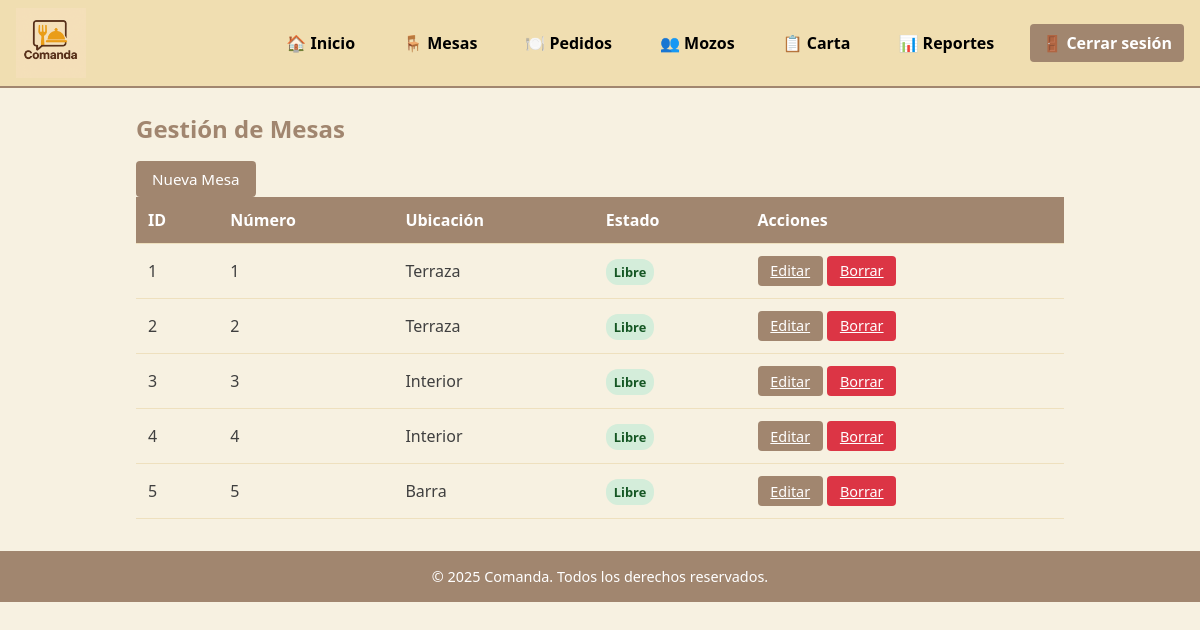
Screenshot of /index.php?route=mesas (signed in) with the database file from the repository.
### tables this page shows
CREATE TABLE mesas (
  id_mesa        INT UNSIGNED AUTO_INCREMENT PRIMARY KEY,
  numero         INT NOT NULL UNIQUE,
  estado         ENUM('libre','ocupada') NOT NULL DEFAULT 'libre',
  ubicacion      VARCHAR(100) NULL,
  fecha_creacion TIMESTAMP NOT NULL DEFAULT CURRENT_TIMESTAMP
);

### src/config/helpers.php (called while the page is built)
<?php
function getBaseUrl() {
    $protocol = isset($_SERVER['HTTPS']) && $_SERVER['HTTPS'] === 'on' ? 'https' : 'http';
    $host = $_SERVER['HTTP_HOST'];
    $script_name = $_SERVER['SCRIPT_NAME'];
    return $protocol . '://' . $host . dirname($script_name);
}
function url($route = '', $params = []) {
    $base_url = getBaseUrl();
    $url = $base_url . '/index.php';
    if ($route) {
        $url .= '?route=' . $route;
    }
    foreach ($params as $key => $value) {
        $url .= ($route || !empty($params)) ? '&' : '?';
        $url .= urlencode($key) . '=' . urlencode($value);
    }
    return $url;
}
?>

### src/models/Mesa.php (called while the page is built, shortened)
<?php
class Mesa {
    public static function all(): array {
        $db   = (new Database)->getConnection();
        $stmt = $db->query("SELECT * FROM mesas ORDER BY numero ASC");
        return $stmt->fetchAll(PDO::FETCH_ASSOC);
    }
}

### src/views/mesas/index.php (the view, shortened to what this page needs)
<?php
require_once __DIR__ . '/../../config/helpers.php';
$rol = $_SESSION['user']['rol'];
$mesas = Mesa::all();
?>
<h2><?= $rol === 'administrador' ? 'Gestión de Mesas' : 'Consulta de Mesas' ?></h2>
<?php if ($rol === 'administrador'): ?>
  <a href="<?= url('mesas/create') ?>" class="button">Nueva Mesa</a>
<?php else: ?>
  <div style="background: #d1ecf1; padding: 10px; border-radius: 4px; margin-bottom: 1rem; color: #0c5460;">
    👁️ Vista de solo lectura - Consulta las mesas disponibles
  </div>
<?php endif; ?>
<table class="table">
  <thead>
    <tr>
      <th>ID</th>
      <th>Número</th>
      <th>Ubicación</th>
      <th>Estado</th>
      <?php if ($rol === 'administrador'): ?>
        <th>Acciones</th>
      <?php endif; ?>
    </tr>
  </thead>
  <tbody>
    <?php foreach ($mesas as $m): ?>
      <tr>
        <td><?= htmlspecialchars($m['id_mesa']) ?></td>
        <td><?= htmlspecialchars($m['numero']) ?></td>
        <td><?= htmlspecialchars($m['ubicacion'] ?? '—') ?></td>
        <td>
          <?php
          $estado = $m['estado'];
          if ($estado === 'libre') {
              $bg_color = '#d4edda';
              $text_color = '#155724';
          } elseif ($estado === 'reservada') {
              $bg_color = '#fff3cd';
              $text_color = '#856404';
          } else {
              $bg_color = '#f8d7da';
              $text_color = '#721c24';
          }
          ?>
          <span style="padding: 4px 8px; border-radius: 12px; font-size: 0.8em; font-weight: bold;
                       background: <?= $bg_color ?>;
                       color: <?= $text_color ?>;">
            <?= htmlspecialchars(ucfirst($m['estado'])) ?>
          </span>
        </td>
        <?php if ($rol === 'administrador'): ?>
          <td>
            <a href="<?= url('mesas/edit', ['id' => $m['id_mesa']]) ?>" class="btn-action">Editar</a>
            <?php if ($m['estado'] === 'libre'): ?>
              <a href="#" class="btn-action" style="background: #dc3545;"
                 onclick="confirmarBorrado(<?= $m['id_mesa'] ?>, <?= $m['numero'] ?>)">
                Borrar
              </a>
            <?php endif; ?>
          </td>
        <?php endif; ?>
      </tr>
    <?php endforeach; ?>
  </tbody>
</table>

### public/assets/css/style.css (style rules this page uses)
:root { --background: #f7f1e1; --surface: hsl(42, 60%, 84%); --primary: #f0deb1; --secondary: #a1866f; --accent: #eee0be; --text: #3f3f3f; --text-light: #ffffff; }
* { margin: 0; padding: 0; box-sizing: border-box; }
html, body { min-height: 100%; font-family: "Segoe UI", Tahoma, sans-serif; background-color: var(--background); color: var(--text); }
h1, h2 { margin-bottom: 1rem; color: var(--secondary); }
table { width: 100%; border-collapse: collapse; margin-bottom: 2rem; }
th, td { padding: 0.75rem; text-align: left; border-bottom: 1px solid var(--accent); }
th { background-color: var(--secondary); color: var(--text-light); font-weight: 600; }
a.button { display: inline-block; background-color: var(--secondary); color: var(--text-light); padding: 0.5rem 1rem; border-radius: 4px; text-decoration: none; font-size: 0.95rem; transition: background-color 0.2s ease; }
.btn-action { padding: 0.4rem 0.8rem; font-size: 0.9rem; line-height: 1.2; border-radius: 0.25rem; background-color: var(--secondary); color: var(--text-light); border: none; cursor: pointer; display: inline-block; margin: 0 auto; }

### rows the page displays
mesas: id_mesa "1", numero "1", ubicacion "Terraza", estado "Libre"
mesas: id_mesa "2", numero "2", ubicacion "Terraza", estado "Libre"
mesas: id_mesa "3", numero "3", ubicacion "Interior", estado "Libre"
mesas: id_mesa "4", numero "4", ubicacion "Interior", estado "Libre"
mesas: id_mesa "5", numero "5", ubicacion "Barra", estado "Libre"
